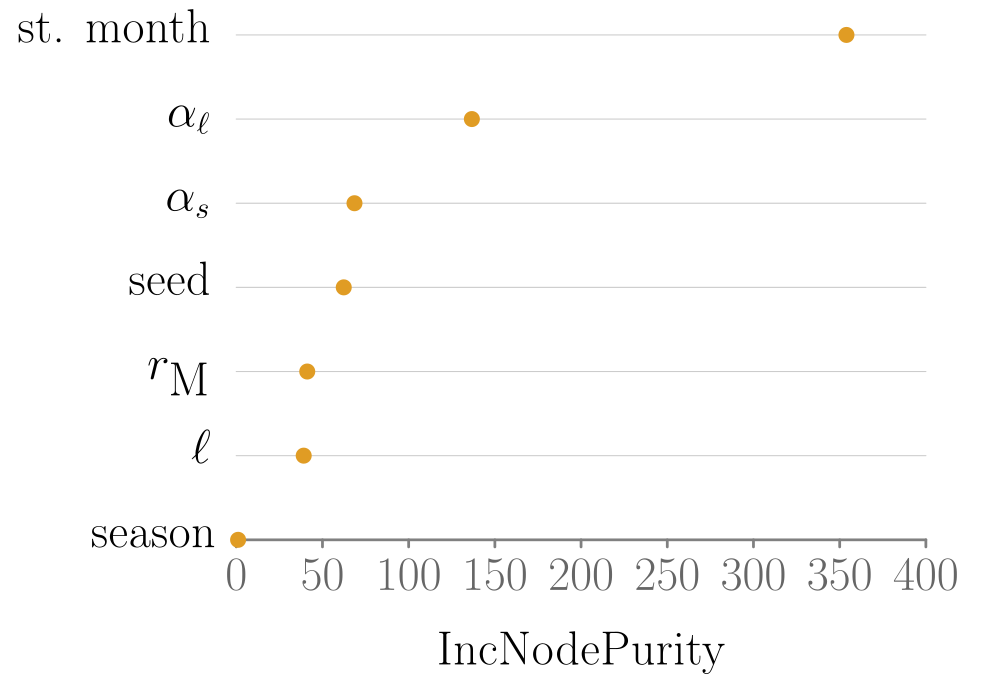

Recreate this plot in gnuplot.
##### terminal
clear
# set loadpath '~/Dropbox/proj/gp/src'
set term tikz standalone size 12.5cm,8.75cm font ",14" gparrows scale 2,2 textscale 2
set datafile separator ','

##### output
set output 'rf_importance_short.tex'

##### bg: bg color, axes, grid, tics
##### http://www.colourlovers.com/palette/268142/Danger_Mouse
Danger='#F84934'; # red
Shoes='#4D5E5F'; # grey
##### Rand Olson
roBlue='#1F77B4';
roRed='#D62728';
# border
set style line 21 lt 1 lc rgb '#808080' 
set border 1 back ls 21 lw 5
# grid
set style line 22 lt 2 lc rgb '#CCCCCC' lw 2
set style line 23 lt 2 lc rgb '#DDDDDD' lw 1
set grid ytics back ls 22
# tics
set tics textcolor rgb '#666666'
set tics nomirror out scale 1,.1
set ytics scale 0

##### load default linestyles
set style increment user
# taken care of in terminal
do for [i=1:15] { set style line i lt 1 lw 7 }

##### line colors
# mathematica default
DarkBlue= '#5e82b5'
Orange=   '#e09c24'
Green=    '#8fb030'
Red=      '#eb634f'
Purple=   '#8778b3'
Brown=    '#c46e1a'
LightBlue='#5c9ec7'
Yellow=   '#FDBF6F'
MATHEMATICA="#5e82b5 #e09c24 #8fb030 #eb634f #8778b3 #c46e1a #5c9ec7 #FDBF6F"
do for[i=1:8] {set style line i lc rgb word(MATHEMATICA,i)}
####

##### data style
set style data linespoints;
set style line 1 pt 5
set style line 2 pt 7
set style line 3 pt 13
set style line 4 pt 17
set style line 5 pt 4
set style line 6 pt 6
set style line 7 pt 12
set style line 8 pt 16
#
set pointintervalbox 4.5
do for [i=1:15] {set style line i ps 2.75 pi -1}

# NOTE: offsets should be a function of font sizes
##### key
set key t l Left spacing 3 width 5 opaque font ",16"

##### tics (note that tics are also set in theme)
set xtics font ",16" offset 0,-.1
set ytics font ",16" offset 1.5,-.2

##### plot
set title font ",16" "" offset -3,.3
set xlabel "IncNodePurity" offset 0,-1 font ",16"
set ylabel "" offset -2,0 font ",16"


unset title;        set ytics textcolor 'black' offset .5,0;        set style data points;        set nokey;

plot '../results/rf/rf_importance_short.csv' u 3:(-$0):yticlabel(1) ls 2 pt 7

set term x11 reset;
